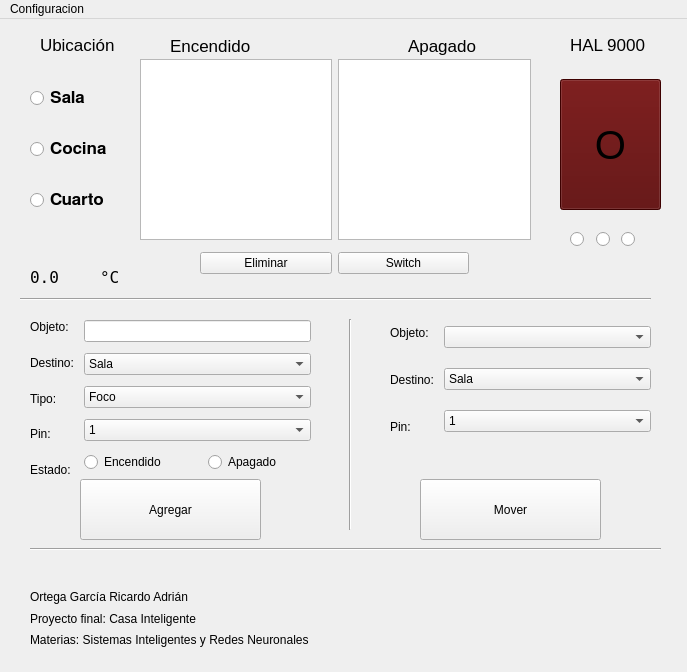
<?xml version="1.0" encoding="UTF-8"?>
<ui version="4.0">
 <class>MainWindow</class>
 <widget class="QMainWindow" name="MainWindow">
  <property name="geometry">
   <rect>
    <x>0</x>
    <y>0</y>
    <width>687</width>
    <height>672</height>
   </rect>
  </property>
  <property name="windowTitle">
   <string>Neuralog Smart Home</string>
  </property>
  <widget class="QWidget" name="centralwidget">
   <widget class="QPushButton" name="pushButtonAgregar">
    <property name="geometry">
     <rect>
      <x>80</x>
      <y>460</y>
      <width>181</width>
      <height>61</height>
     </rect>
    </property>
    <property name="text">
     <string>Agregar</string>
    </property>
   </widget>
   <widget class="QWidget" name="layoutWidget">
    <property name="geometry">
     <rect>
      <x>30</x>
      <y>300</y>
      <width>281</width>
      <height>159</height>
     </rect>
    </property>
    <layout class="QHBoxLayout" name="horizontalLayout_5">
     <property name="spacing">
      <number>10</number>
     </property>
     <item>
      <layout class="QVBoxLayout" name="verticalLayout_3">
       <property name="spacing">
        <number>20</number>
       </property>
       <item>
        <widget class="QLabel" name="label_5">
         <property name="text">
          <string>Objeto:</string>
         </property>
        </widget>
       </item>
       <item>
        <widget class="QLabel" name="label_7">
         <property name="text">
          <string>Destino:</string>
         </property>
        </widget>
       </item>
       <item>
        <widget class="QLabel" name="label_12">
         <property name="text">
          <string>Tipo:</string>
         </property>
        </widget>
       </item>
       <item>
        <widget class="QLabel" name="label_6">
         <property name="text">
          <string>Pin:</string>
         </property>
        </widget>
       </item>
       <item>
        <widget class="QLabel" name="label_11">
         <property name="text">
          <string>Estado:</string>
         </property>
        </widget>
       </item>
      </layout>
     </item>
     <item>
      <layout class="QVBoxLayout" name="verticalLayout_5">
       <item>
        <layout class="QVBoxLayout" name="verticalLayout_4">
         <property name="spacing">
          <number>20</number>
         </property>
         <item>
          <widget class="QLineEdit" name="lineEditNuevoObjeto">
           <property name="inputMethodHints">
            <set>Qt::ImhLowercaseOnly</set>
           </property>
          </widget>
         </item>
        </layout>
       </item>
       <item>
        <widget class="QComboBox" name="comboBoxNuevoDestino">
         <item>
          <property name="text">
           <string>Sala</string>
          </property>
         </item>
         <item>
          <property name="text">
           <string>Cocina</string>
          </property>
         </item>
         <item>
          <property name="text">
           <string>Cuarto</string>
          </property>
         </item>
        </widget>
       </item>
       <item>
        <widget class="QComboBox" name="comboBoxNuevoTipo">
         <item>
          <property name="text">
           <string>Foco</string>
          </property>
         </item>
         <item>
          <property name="text">
           <string>Electronico</string>
          </property>
         </item>
         <item>
          <property name="text">
           <string>Puerta</string>
          </property>
         </item>
         <item>
          <property name="text">
           <string>Ventana</string>
          </property>
         </item>
        </widget>
       </item>
       <item>
        <widget class="QComboBox" name="comboBoxNuevoPin">
         <item>
          <property name="text">
           <string>1</string>
          </property>
         </item>
         <item>
          <property name="text">
           <string>2</string>
          </property>
         </item>
         <item>
          <property name="text">
           <string>3</string>
          </property>
         </item>
         <item>
          <property name="text">
           <string>4</string>
          </property>
         </item>
         <item>
          <property name="text">
           <string>5</string>
          </property>
         </item>
         <item>
          <property name="text">
           <string>6</string>
          </property>
         </item>
         <item>
          <property name="text">
           <string>7</string>
          </property>
         </item>
         <item>
          <property name="text">
           <string>8</string>
          </property>
         </item>
        </widget>
       </item>
       <item>
        <layout class="QHBoxLayout" name="horizontalLayout_4">
         <property name="spacing">
          <number>20</number>
         </property>
         <item>
          <widget class="QRadioButton" name="radioButtonNuevoEncendido">
           <property name="text">
            <string>Encendido</string>
           </property>
           <attribute name="buttonGroup">
            <string notr="true">buttonGroup</string>
           </attribute>
          </widget>
         </item>
         <item>
          <widget class="QRadioButton" name="radioButtonNuevoApagado">
           <property name="text">
            <string>Apagado</string>
           </property>
           <attribute name="buttonGroup">
            <string notr="true">buttonGroup</string>
           </attribute>
          </widget>
         </item>
        </layout>
       </item>
      </layout>
     </item>
    </layout>
   </widget>
   <widget class="Line" name="line">
    <property name="geometry">
     <rect>
      <x>20</x>
      <y>270</y>
      <width>631</width>
      <height>21</height>
     </rect>
    </property>
    <property name="orientation">
     <enum>Qt::Horizontal</enum>
    </property>
   </widget>
   <widget class="QWidget" name="layoutWidget">
    <property name="geometry">
     <rect>
      <x>30</x>
      <y>40</y>
      <width>101</width>
      <height>181</height>
     </rect>
    </property>
    <layout class="QVBoxLayout" name="verticalLayout">
     <property name="spacing">
      <number>0</number>
     </property>
     <item>
      <widget class="QRadioButton" name="radioButtonSala">
       <property name="font">
        <font>
         <family>FreeSans</family>
         <pointsize>13</pointsize>
         <weight>75</weight>
         <bold>true</bold>
        </font>
       </property>
       <property name="text">
        <string>Sala</string>
       </property>
       <property name="iconSize">
        <size>
         <width>20</width>
         <height>20</height>
        </size>
       </property>
      </widget>
     </item>
     <item>
      <widget class="QRadioButton" name="radioButtonCocina">
       <property name="font">
        <font>
         <family>FreeSans</family>
         <pointsize>13</pointsize>
         <weight>75</weight>
         <bold>true</bold>
        </font>
       </property>
       <property name="text">
        <string>Cocina</string>
       </property>
       <property name="iconSize">
        <size>
         <width>20</width>
         <height>20</height>
        </size>
       </property>
      </widget>
     </item>
     <item>
      <widget class="QRadioButton" name="radioButtonCuarto">
       <property name="font">
        <font>
         <family>FreeSans</family>
         <pointsize>13</pointsize>
         <weight>75</weight>
         <bold>true</bold>
        </font>
       </property>
       <property name="text">
        <string>Cuarto</string>
       </property>
       <property name="iconSize">
        <size>
         <width>20</width>
         <height>20</height>
        </size>
       </property>
      </widget>
     </item>
    </layout>
   </widget>
   <widget class="QWidget" name="layoutWidget">
    <property name="geometry">
     <rect>
      <x>140</x>
      <y>40</y>
      <width>391</width>
      <height>181</height>
     </rect>
    </property>
    <layout class="QHBoxLayout" name="horizontalLayout">
     <item>
      <widget class="QListWidget" name="listWidgetEncendido">
       <property name="maximumSize">
        <size>
         <width>1500000</width>
         <height>1500000</height>
        </size>
       </property>
       <property name="font">
        <font>
         <pointsize>12</pointsize>
        </font>
       </property>
      </widget>
     </item>
     <item>
      <widget class="QListWidget" name="listWidgetApagado">
       <property name="maximumSize">
        <size>
         <width>15000000</width>
         <height>15000000</height>
        </size>
       </property>
       <property name="font">
        <font>
         <pointsize>12</pointsize>
        </font>
       </property>
      </widget>
     </item>
    </layout>
   </widget>
   <widget class="QWidget" name="layoutWidget">
    <property name="geometry">
     <rect>
      <x>170</x>
      <y>10</y>
      <width>326</width>
      <height>33</height>
     </rect>
    </property>
    <layout class="QHBoxLayout" name="horizontalLayout_2">
     <property name="spacing">
      <number>150</number>
     </property>
     <item>
      <widget class="QLabel" name="label">
       <property name="font">
        <font>
         <pointsize>13</pointsize>
        </font>
       </property>
       <property name="text">
        <string>Encendido</string>
       </property>
      </widget>
     </item>
     <item>
      <widget class="QLabel" name="label_2">
       <property name="font">
        <font>
         <pointsize>13</pointsize>
        </font>
       </property>
       <property name="text">
        <string>Apagado</string>
       </property>
      </widget>
     </item>
    </layout>
   </widget>
   <widget class="QWidget" name="layoutWidget">
    <property name="geometry">
     <rect>
      <x>200</x>
      <y>230</y>
      <width>269</width>
      <height>29</height>
     </rect>
    </property>
    <layout class="QHBoxLayout" name="horizontalLayout_3">
     <item>
      <widget class="QPushButton" name="pushButtonEliminar">
       <property name="text">
        <string>Eliminar</string>
       </property>
      </widget>
     </item>
     <item>
      <widget class="QPushButton" name="pushButtonSwitch">
       <property name="text">
        <string>Switch</string>
       </property>
      </widget>
     </item>
    </layout>
   </widget>
   <widget class="QWidget" name="layoutWidget">
    <property name="geometry">
     <rect>
      <x>30</x>
      <y>570</y>
      <width>304</width>
      <height>59</height>
     </rect>
    </property>
    <layout class="QVBoxLayout" name="verticalLayout_2">
     <item>
      <widget class="QLabel" name="label_15">
       <property name="text">
        <string>Ortega García Ricardo Adrián</string>
       </property>
      </widget>
     </item>
     <item>
      <widget class="QLabel" name="label_3">
       <property name="text">
        <string>Proyecto final: Casa Inteligente</string>
       </property>
      </widget>
     </item>
     <item>
      <widget class="QLabel" name="label_4">
       <property name="text">
        <string>Materias: Sistemas Inteligentes y Redes Neuronales</string>
       </property>
      </widget>
     </item>
    </layout>
   </widget>
   <widget class="QWidget" name="layoutWidget_2">
    <property name="geometry">
     <rect>
      <x>390</x>
      <y>300</y>
      <width>261</width>
      <height>121</height>
     </rect>
    </property>
    <layout class="QHBoxLayout" name="horizontalLayout_6">
     <property name="spacing">
      <number>10</number>
     </property>
     <item>
      <layout class="QVBoxLayout" name="verticalLayout_6">
       <property name="spacing">
        <number>20</number>
       </property>
       <item>
        <widget class="QLabel" name="label_8">
         <property name="text">
          <string>Objeto:</string>
         </property>
        </widget>
       </item>
       <item>
        <widget class="QLabel" name="label_9">
         <property name="text">
          <string>Destino:</string>
         </property>
        </widget>
       </item>
       <item>
        <widget class="QLabel" name="label_10">
         <property name="text">
          <string>Pin:</string>
         </property>
        </widget>
       </item>
      </layout>
     </item>
     <item>
      <layout class="QVBoxLayout" name="verticalLayout_7">
       <item>
        <layout class="QVBoxLayout" name="verticalLayout_8">
         <property name="spacing">
          <number>20</number>
         </property>
         <item>
          <widget class="QComboBox" name="comboBoxMoverObjeto">
           <property name="sizePolicy">
            <sizepolicy hsizetype="MinimumExpanding" vsizetype="Fixed">
             <horstretch>0</horstretch>
             <verstretch>0</verstretch>
            </sizepolicy>
           </property>
          </widget>
         </item>
         <item>
          <widget class="QComboBox" name="comboBoxMoverDestino">
           <item>
            <property name="text">
             <string>Sala</string>
            </property>
           </item>
           <item>
            <property name="text">
             <string>Cocina</string>
            </property>
           </item>
           <item>
            <property name="text">
             <string>Cuarto</string>
            </property>
           </item>
          </widget>
         </item>
         <item>
          <widget class="QComboBox" name="comboBoxMoverPin">
           <item>
            <property name="text">
             <string>1</string>
            </property>
           </item>
           <item>
            <property name="text">
             <string>2</string>
            </property>
           </item>
           <item>
            <property name="text">
             <string>3</string>
            </property>
           </item>
           <item>
            <property name="text">
             <string>4</string>
            </property>
           </item>
           <item>
            <property name="text">
             <string>5</string>
            </property>
           </item>
           <item>
            <property name="text">
             <string>6</string>
            </property>
           </item>
           <item>
            <property name="text">
             <string>7</string>
            </property>
           </item>
           <item>
            <property name="text">
             <string>8</string>
            </property>
           </item>
          </widget>
         </item>
        </layout>
       </item>
      </layout>
     </item>
    </layout>
   </widget>
   <widget class="Line" name="line_2">
    <property name="geometry">
     <rect>
      <x>30</x>
      <y>520</y>
      <width>631</width>
      <height>21</height>
     </rect>
    </property>
    <property name="orientation">
     <enum>Qt::Horizontal</enum>
    </property>
   </widget>
   <widget class="QPushButton" name="pushButtonMover">
    <property name="geometry">
     <rect>
      <x>420</x>
      <y>460</y>
      <width>181</width>
      <height>61</height>
     </rect>
    </property>
    <property name="text">
     <string>Mover</string>
    </property>
   </widget>
   <widget class="Line" name="line_3">
    <property name="geometry">
     <rect>
      <x>340</x>
      <y>300</y>
      <width>20</width>
      <height>211</height>
     </rect>
    </property>
    <property name="orientation">
     <enum>Qt::Vertical</enum>
    </property>
   </widget>
   <widget class="QPushButton" name="pushButtonHAL">
    <property name="geometry">
     <rect>
      <x>560</x>
      <y>60</y>
      <width>101</width>
      <height>131</height>
     </rect>
    </property>
    <property name="font">
     <font>
      <pointsize>30</pointsize>
     </font>
    </property>
    <property name="styleSheet">
     <string notr="true">background: rgb(85, 0, 0)</string>
    </property>
    <property name="text">
     <string>O</string>
    </property>
   </widget>
   <widget class="QLabel" name="label_13">
    <property name="geometry">
     <rect>
      <x>570</x>
      <y>10</y>
      <width>87</width>
      <height>31</height>
     </rect>
    </property>
    <property name="font">
     <font>
      <pointsize>13</pointsize>
     </font>
    </property>
    <property name="text">
     <string>HAL 9000</string>
    </property>
   </widget>
   <widget class="QLabel" name="label_14">
    <property name="geometry">
     <rect>
      <x>40</x>
      <y>10</y>
      <width>87</width>
      <height>31</height>
     </rect>
    </property>
    <property name="font">
     <font>
      <pointsize>13</pointsize>
     </font>
    </property>
    <property name="text">
     <string>Ubicación</string>
    </property>
   </widget>
   <widget class="QLabel" name="labelTemp_2">
    <property name="geometry">
     <rect>
      <x>100</x>
      <y>250</y>
      <width>21</width>
      <height>17</height>
     </rect>
    </property>
    <property name="font">
     <font>
      <family>Inconsolata</family>
      <pointsize>12</pointsize>
      <weight>50</weight>
      <bold>false</bold>
     </font>
    </property>
    <property name="text">
     <string>°C</string>
    </property>
   </widget>
   <widget class="QWidget" name="layoutWidget">
    <property name="geometry">
     <rect>
      <x>570</x>
      <y>210</y>
      <width>71</width>
      <height>22</height>
     </rect>
    </property>
    <layout class="QHBoxLayout" name="horizontalLayout_7">
     <item>
      <widget class="QRadioButton" name="radioButtonHALSala">
       <property name="text">
        <string/>
       </property>
      </widget>
     </item>
     <item>
      <widget class="QRadioButton" name="radioButtonHALCocina">
       <property name="text">
        <string/>
       </property>
      </widget>
     </item>
     <item>
      <widget class="QRadioButton" name="radioButtonHALCuarto">
       <property name="text">
        <string/>
       </property>
      </widget>
     </item>
    </layout>
   </widget>
   <widget class="QLabel" name="labelTemp">
    <property name="geometry">
     <rect>
      <x>30</x>
      <y>250</y>
      <width>51</width>
      <height>17</height>
     </rect>
    </property>
    <property name="maximumSize">
     <size>
      <width>16777215</width>
      <height>16777215</height>
     </size>
    </property>
    <property name="font">
     <font>
      <family>Inconsolata</family>
      <pointsize>12</pointsize>
      <weight>50</weight>
      <bold>false</bold>
     </font>
    </property>
    <property name="text">
     <string>0.0</string>
    </property>
   </widget>
   <widget class="QPushButton" name="pushButtonEasterEgg">
    <property name="geometry">
     <rect>
      <x>560</x>
      <y>0</y>
      <width>91</width>
      <height>51</height>
     </rect>
    </property>
    <property name="text">
     <string/>
    </property>
    <property name="flat">
     <bool>true</bool>
    </property>
   </widget>
   <widget class="QPushButton" name="pushButton">
    <property name="geometry">
     <rect>
      <x>430</x>
      <y>540</y>
      <width>81</width>
      <height>111</height>
     </rect>
    </property>
    <property name="text">
     <string/>
    </property>
    <property name="icon">
     <iconset resource="recursos.qrc">
      <normaloff>:/logos/imagenes/fesc.jpg</normaloff>:/logos/imagenes/fesc.jpg</iconset>
    </property>
    <property name="iconSize">
     <size>
      <width>200</width>
      <height>105</height>
     </size>
    </property>
    <property name="flat">
     <bool>true</bool>
    </property>
   </widget>
   <widget class="QPushButton" name="pushButton_2">
    <property name="geometry">
     <rect>
      <x>510</x>
      <y>540</y>
      <width>91</width>
      <height>111</height>
     </rect>
    </property>
    <property name="text">
     <string/>
    </property>
    <property name="icon">
     <iconset resource="recursos.qrc">
      <normaloff>:/logos/imagenes/itse.png</normaloff>:/logos/imagenes/itse.png</iconset>
    </property>
    <property name="iconSize">
     <size>
      <width>200</width>
      <height>110</height>
     </size>
    </property>
    <property name="flat">
     <bool>true</bool>
    </property>
   </widget>
   <widget class="QPushButton" name="pushButtonHALtemp">
    <property name="geometry">
     <rect>
      <x>20</x>
      <y>240</y>
      <width>111</width>
      <height>31</height>
     </rect>
    </property>
    <property name="text">
     <string/>
    </property>
    <property name="flat">
     <bool>true</bool>
    </property>
   </widget>
   <zorder>layoutWidget</zorder>
   <zorder>layoutWidget</zorder>
   <zorder>layoutWidget</zorder>
   <zorder>layoutWidget</zorder>
   <zorder>layoutWidget</zorder>
   <zorder>layoutWidget</zorder>
   <zorder>layoutWidget</zorder>
   <zorder>pushButtonAgregar</zorder>
   <zorder>line</zorder>
   <zorder>layoutWidget_2</zorder>
   <zorder>line_2</zorder>
   <zorder>pushButtonMover</zorder>
   <zorder>line_3</zorder>
   <zorder>pushButtonHAL</zorder>
   <zorder>label_13</zorder>
   <zorder>label_14</zorder>
   <zorder>labelTemp_2</zorder>
   <zorder>labelTemp</zorder>
   <zorder>pushButtonEasterEgg</zorder>
   <zorder>pushButton</zorder>
   <zorder>pushButton_2</zorder>
   <zorder>pushButtonHALtemp</zorder>
  </widget>
  <widget class="QMenuBar" name="menubar">
   <property name="geometry">
    <rect>
     <x>0</x>
     <y>0</y>
     <width>687</width>
     <height>25</height>
    </rect>
   </property>
   <widget class="QMenu" name="menuGuardar">
    <property name="title">
     <string>Configuracion</string>
    </property>
    <addaction name="actionGuardar"/>
    <addaction name="separator"/>
    <addaction name="actionAyuda"/>
    <addaction name="separator"/>
    <addaction name="actionInformaci_n"/>
    <addaction name="separator"/>
    <addaction name="actionSalir"/>
   </widget>
   <addaction name="menuGuardar"/>
  </widget>
  <action name="actionGuardar">
   <property name="text">
    <string>Guardar</string>
   </property>
  </action>
  <action name="actionAyuda">
   <property name="text">
    <string>Ayuda</string>
   </property>
  </action>
  <action name="actionInformaci_n">
   <property name="text">
    <string>Información</string>
   </property>
  </action>
  <action name="actionSalir">
   <property name="text">
    <string>Salir</string>
   </property>
  </action>
 </widget>
 <resources>
  <include location="recursos.qrc"/>
 </resources>
 <connections>
  <connection>
   <sender>actionSalir</sender>
   <signal>activated()</signal>
   <receiver>MainWindow</receiver>
   <slot>close()</slot>
   <hints>
    <hint type="sourcelabel">
     <x>-1</x>
     <y>-1</y>
    </hint>
    <hint type="destinationlabel">
     <x>343</x>
     <y>335</y>
    </hint>
   </hints>
  </connection>
 </connections>
 <buttongroups>
  <buttongroup name="buttonGroup"/>
 </buttongroups>
</ui>
